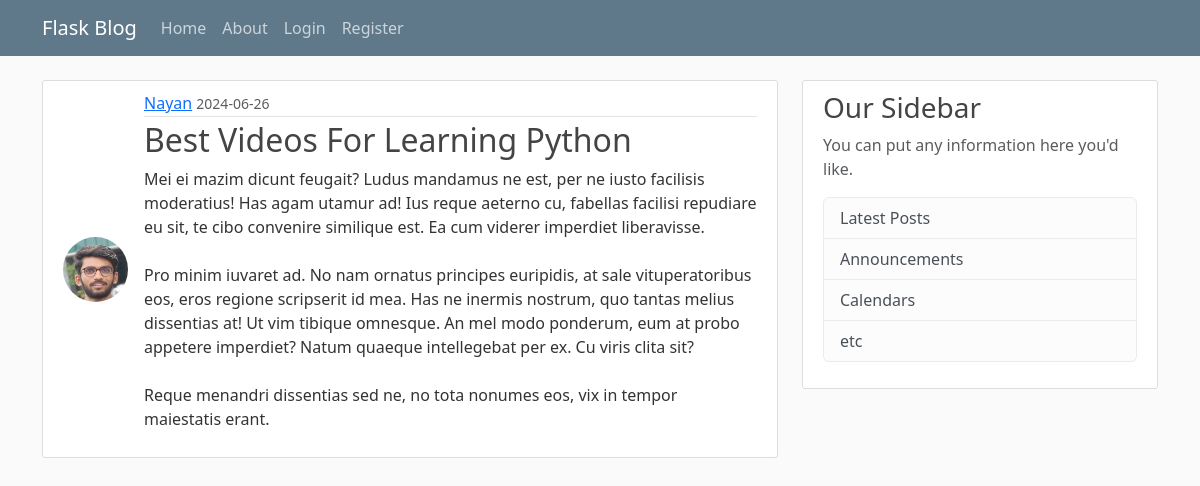
The app's page /post/22 with its own data.
### flaskblog/models.py (models this page shows, shortened)
class User(db.Model, UserMixin):
    id = db.Column(db.Integer, primary_key=True)
    username = db.Column(db.String(20), unique=True, nullable=False)
    email = db.Column(db.String(120), unique=True, nullable=False)
    image = db.Column(db.String(20), nullable=False, default='default.jpg')
    password = db.Column(db.String(60), nullable=False)
    posts = db.relationship('Post', backref='author', lazy=True)

class Post(db.Model):
    id = db.Column(db.Integer, primary_key=True)
    title = db.Column(db.String(100), nullable=False)
    date_posted = db.Column(db.DateTime, nullable=False, default=datetime.utcnow)
    content = db.Column(db.Text, nullable=False)
    user_id = db.Column(db.Integer, db.ForeignKey('user.id'), nullable=False)

### flaskblog/routes.py (the view)
@app.route("/post/<int:post_id>")
def post(post_id):
    post = Post.query.get_or_404(post_id)
    return render_template('post.html', title=post.title, post=post)

### flaskblog/templates/post.html (shortened to what this page needs)
{% extends "layout.html" %}
{% block content %}
  <article class="media inline-media content-section">
    <img class="rounded-circle article-img" src="{{ url_for('static', filename='profile_pics/' + post.author.image) }}">
    <div class="media-body">
      <div class="article-metadata">
        <a class="mr-2" href="#">{{ post.author.username }}</a>
        <small class="text-muted">{{ post.date_posted.strftime('%Y-%m-%d') }}</small>
      </div>
      <h2 class="article-title">{{ post.title }}</h2>
      <p class="article-content">{{ post.content }}</p>
    </div>
  </article>
{% endblock content %}

### flaskblog/static/main.css (style rules this page uses)
body { background: #fafafa; color: #333333; margin-top: 5rem; }
h1, h2, h3, h4, h5, h6 { color: #444444; }
.content-section { background: #ffffff; padding: 10px 20px; border: 1px solid #dddddd; border-radius: 3px; margin-bottom: 20px; }
.article-title { color: #444444; }
.article-content { white-space: pre-line; }
.article-img { height: 65px; width: 65px; margin-right: 16px; }
.article-metadata { padding-bottom: 1px; margin-bottom: 4px; border-bottom: 1px solid #e3e3e3 }
.inline-media { display: flex; align-items: center; }

### records on screen
User: image (picture), author.username "Nayan"
Post: date_posted "2024-06-26", title "Best Videos For Learning Python", content "Mei ei mazim dicunt feugait? Ludus mandamus ne est, per ne iusto facilisis moderatius! Has agam utamur ad! Ius reque aeterno cu, fabellas facilisi repudiare eu sit, te cibo convenire similique est. Ea cum viderer imperdiet liberavisse. Pro minim iuvaret ad. No nam ornatus principes euripidis, at sale vituperatoribus eos, eros regione scripserit id mea. Has ne inermis nostrum, quo tantas melius dissentias at! Ut vim tibique omnesque. An mel modo ponderum, eum at probo appetere imperdiet? Natum quaeque intellegebat per ex. Cu viris clita sit? Reque menandri dissentias sed ne, no tota nonumes eos, vix in tempor maiestatis erant."
